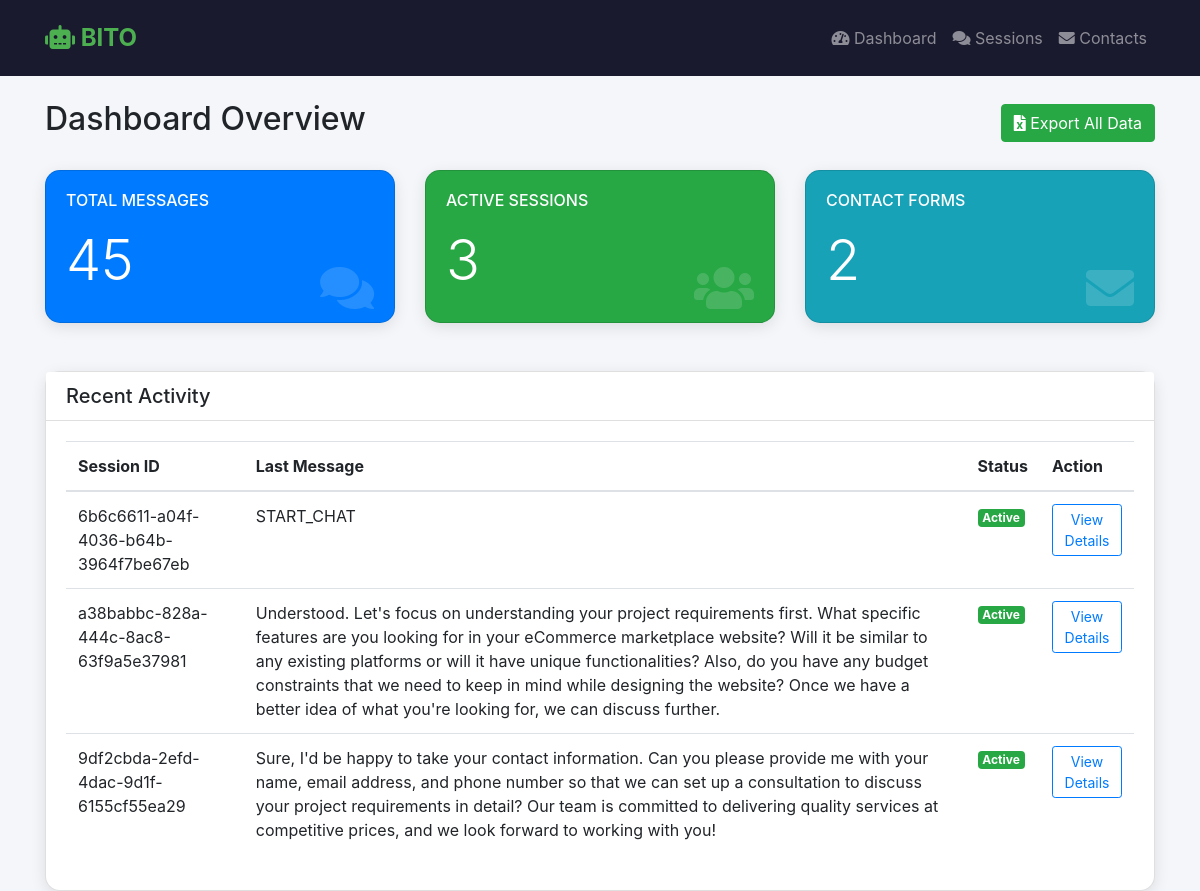
/dashboard (signed in), run on the app's committed database.
### tables this page shows
CREATE TABLE chat_messages (
	id INTEGER NOT NULL, 
	session_id VARCHAR(36) NOT NULL, 
	sender VARCHAR(50) NOT NULL, 
	content TEXT NOT NULL, 
	timestamp DATETIME NOT NULL, 
	PRIMARY KEY (id), 
	FOREIGN KEY(session_id) REFERENCES chat_sessions (session_id)
);

### admin_panel/app.py (the view)
@app.route('/dashboard')
@admin_required
def dashboard():
    try:
        conn = get_db_connection()
        if not conn:
            return "Database error", 500
        cursor = conn.cursor()
        cursor.execute('SELECT COUNT(*) FROM chat_messages')
        total_messages = cursor.fetchone()[0]
        cursor.execute('SELECT COUNT(DISTINCT session_id) FROM chat_messages')
        total_sessions = cursor.fetchone()[0]
        cursor.execute('SELECT COUNT(*) FROM contact_forms')
        total_contacts = cursor.fetchone()[0]
        cursor.execute('''
            SELECT
                cm.session_id,
                cm.content as last_message,
                MAX(cm.timestamp) as last_time
            FROM chat_messages cm
            GROUP BY cm.session_id
            ORDER BY last_time DESC
            LIMIT 5
        ''')
        recent_sessions = cursor.fetchall()
        conn.close()
        return render_template('dashboard.html',
                             total_messages=total_messages,
                             total_sessions=total_sessions,
                             total_contacts=total_contacts,
                             recent_sessions=recent_sessions)
    except sqlite3.Error as e:
        print(f"Database error: {e}")
        return "Database error", 500

### admin_panel/app.py (called while the page is built)
def admin_required(f):
    @wraps(f)
    def decorated_function(*args, **kwargs):
        if 'admin_logged_in' not in session:
            return redirect(url_for('login'))
        return f(*args, **kwargs)
    return decorated_function

def get_db_connection():
    try:
        conn = sqlite3.connect(DATABASE_PATH)
        conn.row_factory = sqlite3.Row
        return conn
    except sqlite3.Error as e:
        print(f"Database error: {e}")
        return None

### admin_panel/templates/dashboard.html (shortened to what this page needs)
<!DOCTYPE html>
<html>
<head>
    <link rel="stylesheet" href="https://stackpath.bootstrapcdn.com/bootstrap/4.5.2/css/bootstrap.min.css">
    <link rel="stylesheet" href="https://cdnjs.cloudflare.com/ajax/libs/font-awesome/5.15.4/css/all.min.css">
</head>
<body>
    <nav class="navbar navbar-expand-lg navbar-dark navbar-bito">
        <div class="container">
            <a class="navbar-brand" href="#"><i class="fas fa-robot"></i> BITO</a>
            <div class="navbar-nav ml-auto">
                <a class="nav-item nav-link" href="{{ url_for('dashboard') }}">
                    <i class="fas fa-tachometer-alt"></i> Dashboard
                </a>
                <a class="nav-item nav-link" href="{{ url_for('view_sessions') }}">
                    <i class="fas fa-comments"></i> Sessions
                </a>
                <a class="nav-item nav-link" href="{{ url_for('view_contacts') }}">
                    <i class="fas fa-envelope"></i> Contacts
                </a>
            </div>
        </div>
    </nav>
    <div class="container mt-4">
        <div class="row align-items-center mb-4">
            <div class="col">
                <h2>Dashboard Overview</h2>
            </div>
            <div class="col-auto">
                <a href="{{ url_for('export_data') }}" class="btn btn-success">
                    <i class="fas fa-file-excel"></i> Export All Data
                </a>
            </div>
        </div>
        <div class="row">
            <div class="col-md-4 mb-4">
                <div class="card stat-card bg-primary text-white">
                    <div class="card-body">
                        <h6 class="text-uppercase mb-3">Total Messages</h6>
                        <h2 class="display-4">{{ total_messages }}</h2>
                        <i class="fas fa-comments stat-icon"></i>
                    </div>
                </div>
            </div>
            <div class="col-md-4 mb-4">
                <div class="card stat-card bg-success text-white">
                    <div class="card-body">
                        <h6 class="text-uppercase mb-3">Active Sessions</h6>
                        <h2 class="display-4">{{ total_sessions }}</h2>
                        <i class="fas fa-users stat-icon"></i>
                    </div>
                </div>
            </div>
            <div class="col-md-4 mb-4">
                <div class="card stat-card bg-info text-white">
                    <div class="card-body">
                        <h6 class="text-uppercase mb-3">Contact Forms</h6>
                        <h2 class="display-4">{{ total_contacts }}</h2>
                        <i class="fas fa-envelope stat-icon"></i>
                    </div>
                </div>
            </div>
        </div>
        <div class="row mt-4">
            <div class="col-12">
                <div class="card stat-card">
                    <div class="card-header bg-white">
                        <h5 class="mb-0">Recent Activity</h5>
                    </div>
                    <div class="card-body">
                        <div class="table-responsive">
                            <table class="table">
                                <thead>
                                    <tr>
                                        <th>Session ID</th>
                                        <th>Last Message</th>
                                        <th>Status</th>
                                        <th>Action</th>
                                    </tr>
                                </thead>
                                <tbody>
                                    {% for session in recent_sessions %}
                                    <tr>
                                        <td>{{ session.session_id }}</td>
                                        <td>{{ session.last_message }}</td>
                                        <td>
                                            <span class="badge badge-success">Active</span>
                                        </td>
                                        <td>
                                            <a href="{{ url_for('session_detail', session_id=session.session_id) }}"
                                               class="btn btn-sm btn-outline-primary">
                                                View Details
                                            </a>
                                        </td>
                                    </tr>
                                    {% endfor %}
                                </tbody>
                            </table>
                        </div>
                    </div>
                </div>
            </div>
        </div>
    </div>
</body>
</html>

### admin_panel/templates/dashboard.html (style rules this page uses)
body { background: #f4f6f9; }
.navbar-bito { background: #1a1a2e; padding: 15px 0; }
.navbar-brand { color: #4CAF50 !important; font-size: 1.5em; font-weight: bold; }
.stat-card { border-radius: 15px; box-shadow: 0 4px 15px rgba(0,0,0,0.1); transition: transform 0.3s; }
.stat-icon { font-size: 3em; opacity: 0.15; position: absolute; right: 20px; bottom: 10px; }

### data on the page
chat_messages: session_id "a38babbc-828a-444c-8ac8-63f9a5e37981", last_message "Understood. Let's focus on understanding your project requirements first. What specific features are you looking for in your eCommerce marketplace website? Will it be similar to any existing platforms or will it have unique functionalities? Also, do you have any budget constraints that we need to keep in mind while designing the website? Once we have a better idea of what you're looking for, we can discuss further."
chat_messages: session_id "9df2cbda-2efd-4dac-9d1f-6155cf55ea29", last_message "Sure, I'd be happy to take your contact information. Can you please provide me with your name, email address, and phone number so that we can set up a consultation to discuss your project requirements in detail? Our team is committed to delivering quality services at competitive prices, and we look forward to working with you!"

### other printed values
{{ total_messages }} "45"
{{ total_sessions }} "3"
{{ total_contacts }} "2"
{{ session.session_id }} "6b6c6611-a04f-4036-b64b-3964f7be67eb"
{{ session.last_message }} "START_CHAT"
